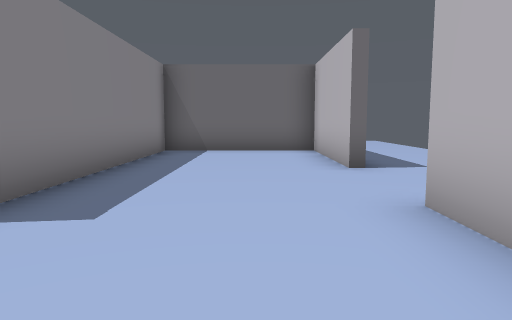
[1] (above)

20 first-person views from a walk through a scene from a Unity 3-D project. The camera is 1.5 m above the floor, tilts 6° down and sees 70° across. The floor is counted in squares, 2 m on a side. Each view is taken from the middle of a square. On the plan, view 1 faces up. The plan holds only what a view shows up to about 11 squares ahead; the rest is blank. The player character is not drawn. Some animated figures are not drawn.

[2]
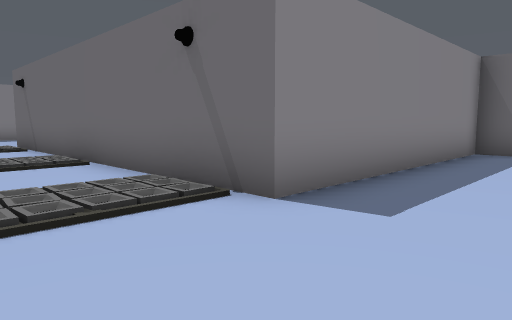

[3]
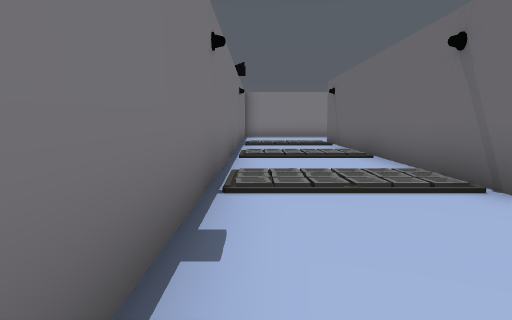

[4]
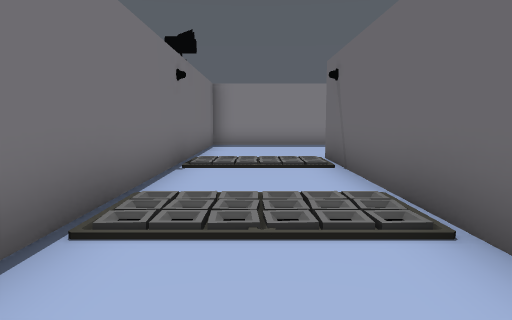

[5]
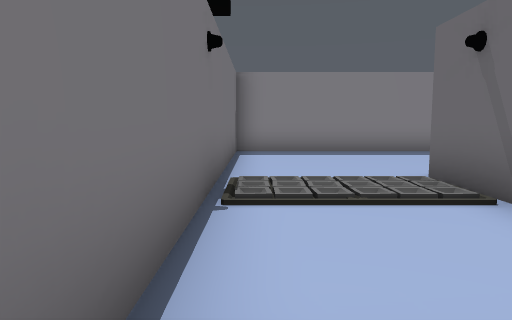

[6]
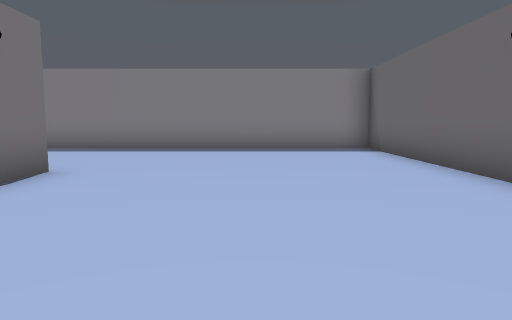

[7]
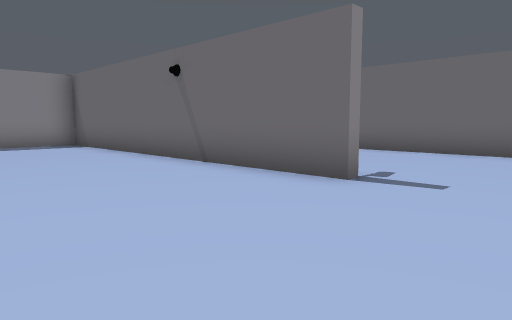

[8]
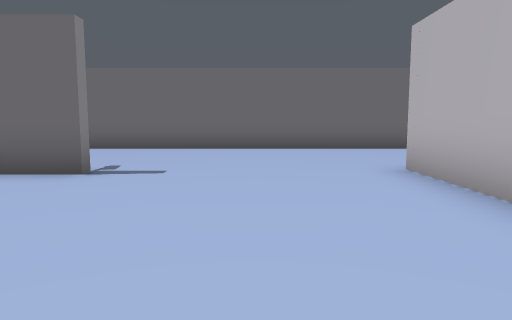

[9]
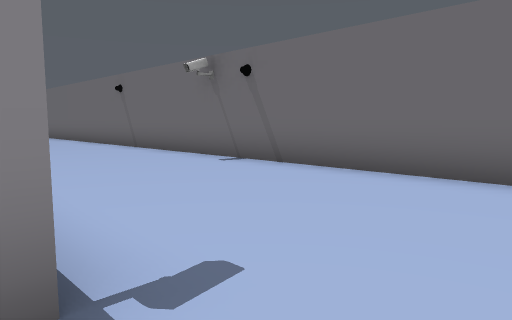

[10]
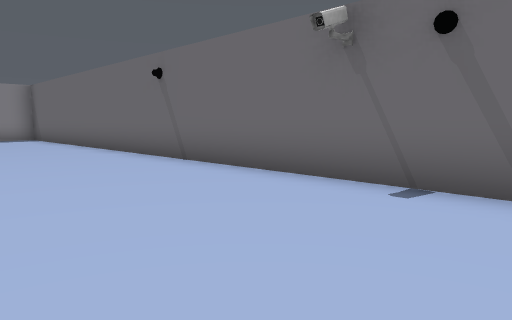

[11]
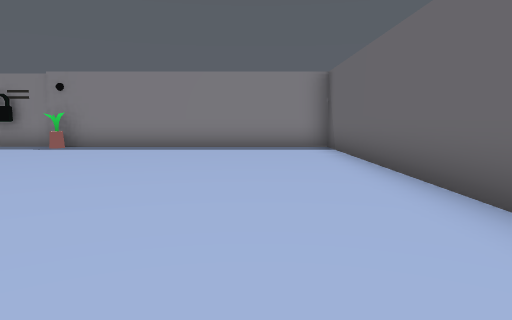

[12]
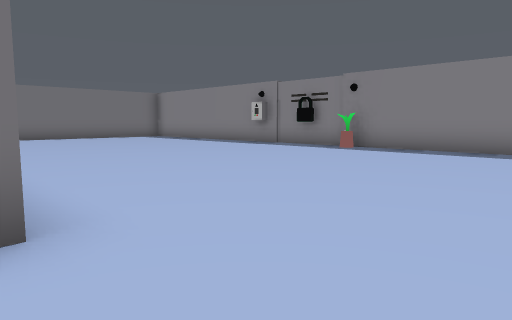

[13]
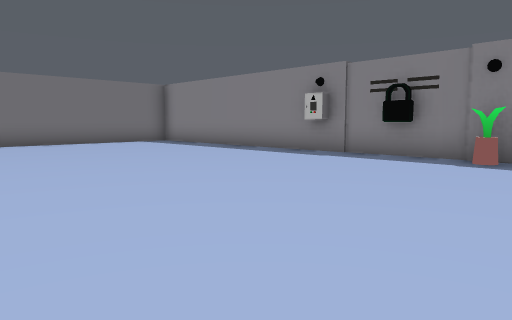

[14]
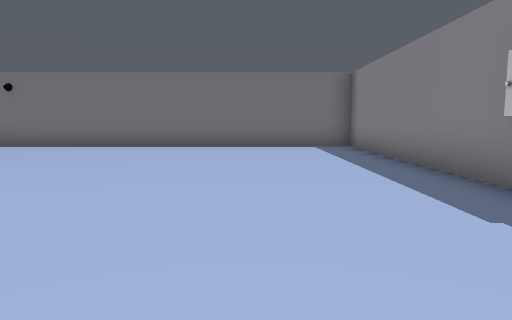

[15]
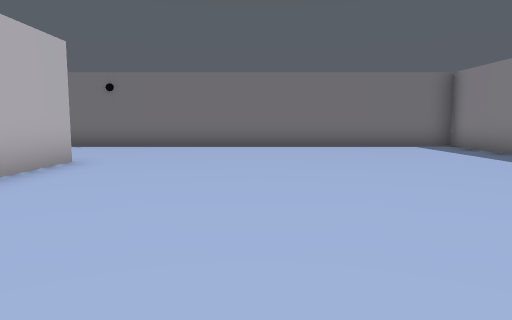

[16]
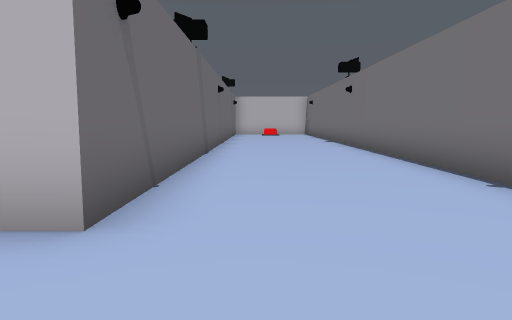

[17]
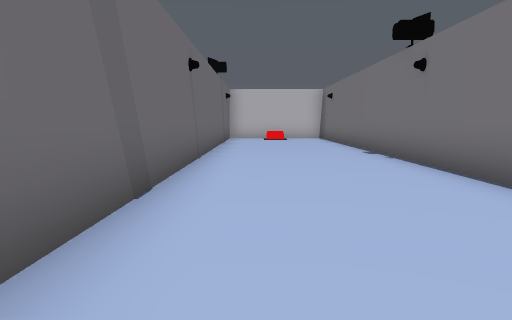

[18]
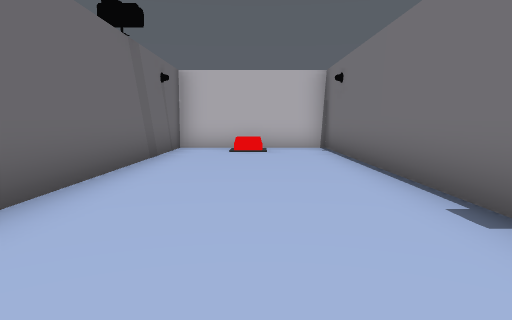

[19]
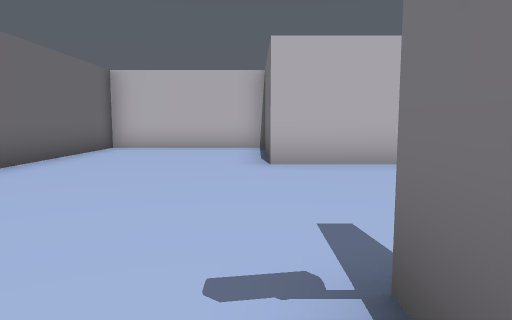

[20]
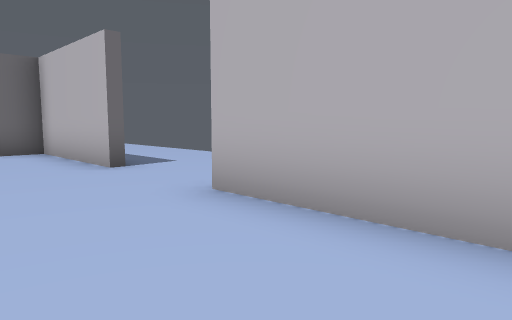

### Floor plan
Key: @ floor where view 1 was taken; # wall or solid block; . floor; / step, stairs or slope; ^ raised ledge; O other object.
Columns run from 27 left of view 1 to 4 right of it. Each row starts with its distance up from view 1.
 14 ##############################
 13 #............................#
 12 #............................#
 11 #............................#
 10 #..........   ...............#..
  9 #........###########....######..
  8 #........#..............#....#..
  7 #........#..............#....#..
  6 #O.......#..............#....#..
  5 O........#..............#......
  4 O........#.........   . #.....
  3 #........#.....##########....#
  2 #........#.....//..//..//....#
  1 #........#.....//..//..//....#
  0 #........#.....//..//..//..@.#
 -1 #........#####################
 -2 #............................#
 -3 #..........................^.#
 -4 #............................#
 -5 ##############################

Where each view was taken, in squares from view 1:
view 1: 0 up, 0 right, facing up
view 2: 0 up, 0 right, facing up-left
view 3: 0 up, 1 right, facing left
view 4: 1 up, 4 left, facing left
view 5: 0 up, 7 left, facing left
view 6: 6 up, 7 left, facing left
view 7: 5 up, 5 left, facing up-left
view 8: 4 up, 5 left, facing up
view 9: 9 up, 6 left, facing up-left
view 10: 10 up, 10 left, facing up-left
view 11: 12 up, 16 left, facing left
view 12: 12 up, 17 left, facing down-left
view 13: 8 up, 19 left, facing down-left
view 14: 6 up, 24 left, facing down
view 15: 6 up, 21 left, facing down
view 16: 2 down, 20 left, facing right
view 17: 2 down, 15 left, facing right
view 18: 3 down, 9 left, facing right
view 19: 10 up, 9 left, facing right
view 20: 0 up, 1 left, facing up-right
